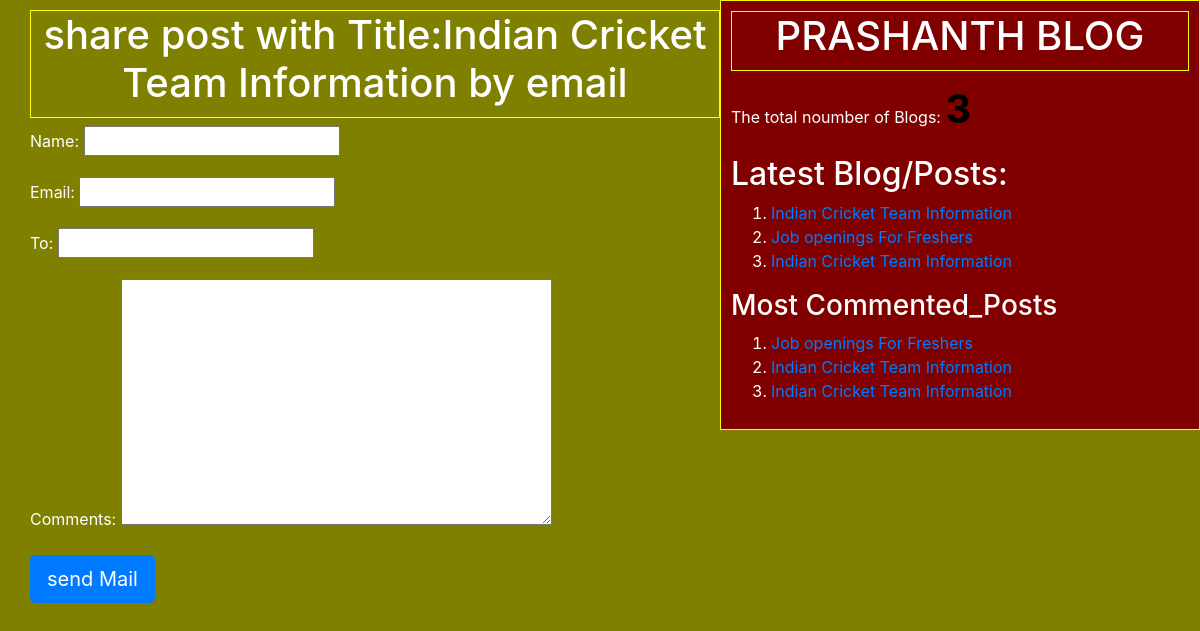
/1/share/, run on the app's committed database.
### blogapp/models.py (models this page shows, shortened)
class Post(models.Model):
    STATUS_CHOICES=(('draft','Draft'),('publish','Publish'))
    title=models.CharField(max_length=50)
    slug=models.SlugField(max_length=50,unique_for_date='publish')
    author=models.ForeignKey(User,related_name='blog_posts',on_delete=models.CASCADE)
    body=models.TextField()
    publish=models.DateTimeField(default=timezone.now)
    created = models.DateTimeField(auto_now_add=True)
    updated = models.DateTimeField(auto_now=True)
    status=models.CharField(max_length=50,choices=STATUS_CHOICES,default='draft')
    objects=CustomManager()
    tags=TaggableManager()
    class Meta:
        ordering=('-publish',)
    def get_absolute_url(self):
        return reverse('post_detail',args=[self.publish.year,self.publish.strftime('%m'),self.publish.strftime('%d'),self.slug])

### blogapp/views.py (the view)
# urls.py: re_path(r'(?P<id>\d+)/share/$',views.mail_send_view),
def mail_send_view(request,id):
     post=get_object_or_404(Post,id=id,status='publish')
     sent=False
     if request.method =='POST':
          form=EmailSendForm(request.POST)
          if form.is_valid():
               cd=form.cleaned_data
               subject='{} ({}) recommended you to read"{}"'.format(cd['name'],cd['email'],post.title)
               post_url=request.build_absolute_uri(post.get_absolute_url())
               message='Read the Post at:\n{} \n\n {}\'s Comments:\n{}'.format(post_url,cd['name'],cd['comments'])
               send_mail(subject,message ,'prashanthd908@gmail.com',[cd['to']])
               sent=True
     else:
          form=EmailSendForm()
     my_dict={'form':form,'post':post,'sent':sent}
     return render(request=request, template_name='blogapp/sharebymail.html', context=my_dict)

### blogapp/forms.py
class EmailSendForm(forms.Form):
    name=forms.CharField()
    email=forms.EmailField()
    to=forms.CharField()
    comments=forms.CharField(required=False,widget=forms.Textarea)

### blogapp/models.py (called while the page is built)
    def get_queryset(self):
        return super().get_queryset().filter(status='publish')

### blogapp/templatetags/blog_tags.py (called while the page is built)
@register.simple_tag(name='my_tag')
def total_posts():
    return Post.objects.count()

@register.inclusion_tag('blogapp/latest_posts.html')
def show_latest_posts():
    latest_posts=Post.objects.order_by('-publish')[:3]
    return {'latest_posts':latest_posts}

@register.simple_tag()
def get_post_commented_posts(count=3):
    return Post.objects.annotate(total_comments=Count('comments')).order_by('-total_comments')[:count]

### templates/blogapp/sharebymail.html (shortened to what this page needs)
<!DOCTYPE html>
{% extends 'blogapp/base.html' %}
{% block content_block %}
    {% if sent %}
        <h1>sent successfully</h1>
        <h2>Post with title:{{post.title}}shated by email</h2>
    {% else  %}
        <h1>share post with Title:{{post.title}} by email</h1>
        <form action="" method="post">
                {{form.as_p}}
            <input type="submit" name="" class="btn btn-primary btn-lg" value="send Mail">
        </form>
    {% endif %}
{% endblock content_block %}

### templates/blogapp/base.html (shortened to what this page needs)
<!DOCTYPE html>
{% load blog_tags %}
{% load static %}
<html>
<head>
<link rel="stylesheet" type="text/css" href="{% static "css/blogapp.css" %}">
<link rel="stylesheet" href="https://stackpath.bootstrapcdn.com/bootstrap/4.5.2/css/bootstrap.min.css" integrity="sha384-
JcKb8q3iqJ61gNV9KGb8thSsNjpSL0n8PARn9HuZOnIxN0hoP+VmmDGMN5t9UJ0Z">
</head>
<body class="first">
        <div class="content">
                {% block content_block %}
                {% endblock content_block %}
        </div>
        <div class="sidebar">
            <h1>PRASHANTH BLOG</h1>
            <p> The total noumber of Blogs: <span id="pcount">{% my_tag %}</span></p>
            <h2>Latest Blog/Posts:</h2>{% show_latest_posts %}
            <h3>Most Commented_Posts</h3>
            {% get_post_commented_posts as m_c_p %}
            <ol>
                {% for post in m_c_p %}
                     <li><a href="{{ post.get_absolute_url }}">{{ post.title }}</a></li>
                {% endfor %}
            </ol>
        </div>
</body>
</html>

### templates/blogapp/latest_posts.html
<ol>
    {% for post in latest_posts %}
            <li><a href="{{ post.get_absolute_url }}">{{ post.title }}</a></li>
     {% endfor %}
</ol>

### static/css/blogapp.css (style rules this page uses)
.content { width:60%; float:left; padding:10px 0 0 30px; background:#808000; height:100% }
.sidebar { width:40%; float:right; padding:10px; background: #800000; height:100% text-align:center; border:1px solid yellow; padding-bottom:10px; }
h1 { text-align:center; border:1px solid yellow; padding-bottom:10px; }
.first { background:#808000; color:white; }
#pcount { color:black; font-size:40px; font-weight:bold; }

### data on the page
Post: title "Indian Cricket Team Information"
Post: title "Job openings For Freshers"
Post: title "Indian Cricket Team Information"
